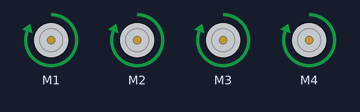
This sketch was run on a simulated Arduino Uno, built with avr-gcc and run on an emulated ATmega328P. Shown: 4 × DC motor (green arrow = forward, orange = backward, longer = faster).

Above: at 0.1 s.
Timing chart, 0 to 1.6 s (numbered marks = the images above):
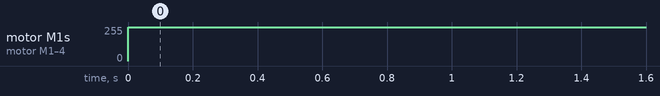

The sketch:

Motors_Only.ino
```cpp
// (licence header left out)
#include <AFMotor.h>
AF_DCMotor motor1(1, MOTOR12_64KHZ); // create motor #1, 64KHz pwm
AF_DCMotor motor2(2, MOTOR12_64KHZ); // create motor #2, 64KHz pwm
AF_DCMotor motor3(3, MOTOR34_1KHZ); // create motor #3, 1KHz pwm
AF_DCMotor motor4(4, MOTOR34_1KHZ); // create motor #4, 1KHz pwm

void setup() {
   Serial.begin (9600);

  // turn on motor
  motor1.setSpeed(255);
  motor2.setSpeed(255);
  motor3.setSpeed(255);
  motor4.setSpeed(255);
}

void loop() {

      motor1.run(FORWARD);
      motor1.setSpeed(255);

      motor2.run(FORWARD);
      motor2.setSpeed(255);


      motor3.run(FORWARD);
      motor3.setSpeed(255);

      motor4.run(FORWARD);
      motor4.setSpeed(255);
}
```

Measured:
- by itself, motor M1–4: stopped → forward 255/255 at 0.00 s
